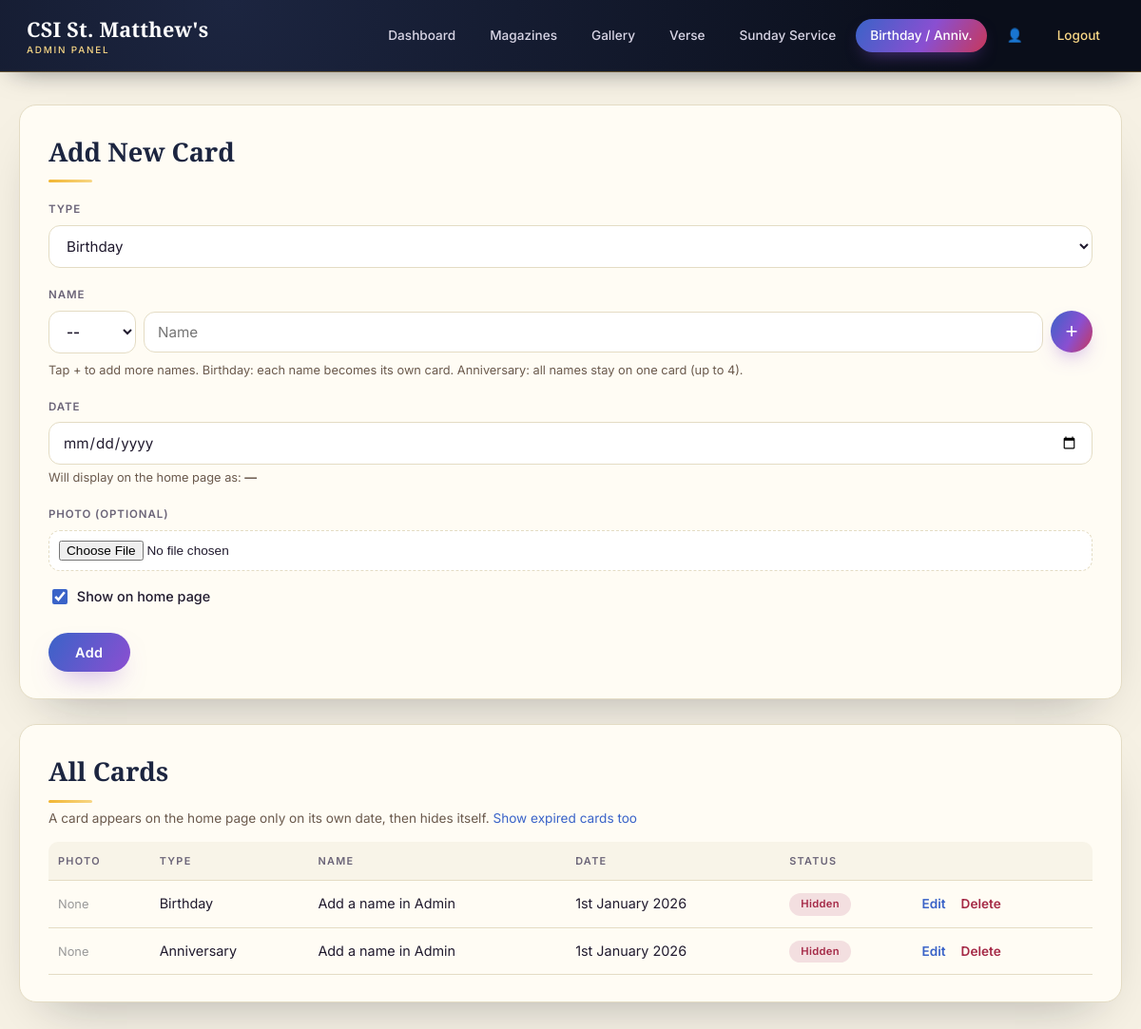
Page /admin/celebrations.php (signed in) on the committed database.
### tables this page shows
CREATE TABLE celebrations (
  id INT AUTO_INCREMENT PRIMARY KEY,
  type ENUM('birthday','anniversary') NOT NULL,
  name VARCHAR(150) NOT NULL,
  occasion_date VARCHAR(50) NOT NULL,
  photo VARCHAR(255) DEFAULT NULL,
  is_active TINYINT(1) NOT NULL DEFAULT 1,
  sort_order INT DEFAULT 0
);

### includes/config.php (called while the page is built, shortened)
<?php
function db(): mysqli {
    static $conn = null;
    if ($conn === null) {
        $conn = new mysqli(DB_HOST, DB_USER, DB_PASS, DB_NAME);
        $conn->set_charset('utf8mb4');
    }
    return $conn;
}
function h(?string $value): string {
    return htmlspecialchars($value ?? '', ENT_QUOTES, 'UTF-8');
}
function format_ordinal_date(string $ymd): string {
    $ts = strtotime($ymd);
    $day = (int)date('j', $ts);
    if ($day % 10 === 1 && $day !== 11) {
        $suffix = 'st';
    } elseif ($day % 10 === 2 && $day !== 12) {
        $suffix = 'nd';
    } elseif ($day % 10 === 3 && $day !== 13) {
        $suffix = 'rd';
    } else {
        $suffix = 'th';
    }
    return $day . $suffix . date(' F Y', $ts);
}
function today_ist(): string {
    return (new DateTime('now', new DateTimeZone('Asia/Kolkata')))->format('Y-m-d');
}

### admin/celebrations.php (the view, shortened to what this page needs)
<?php
require __DIR__ . '/_layout_top.php';
$editRow = null;
$rows = [['title' => '', 'name' => '']];
$showAll = ($_GET["show"] ?? "") === "all";
$todayIst = today_ist();
$all = db()->query("SELECT * FROM celebrations" . ($showAll ? "" : " WHERE occasion_date NOT REGEXP '^[0-9]{4}-[0-9]{2}-[0-9]{2}$' OR occasion_date >= '" . $todayIst . "'") . " ORDER BY occasion_date, type, id");
$base = '../';
?>
<div class="admin-card">
  <h2><?= $editRow ? 'Edit Card' : 'Add New Card' ?></h2>
  <form method="post" enctype="multipart/form-data">
    <label>Type</label>
    <select name="type" id="typeSel">
      <option value="birthday" <?= (!$editRow || $editRow['type'] === 'birthday') ? 'selected' : '' ?>>Birthday</option>
    </select>
    <label>Name</label>
    <div id="people">
<?php foreach ($rows as $i => $p): ?>
      <div class="person-row">
        <select name="title[]" class="title-sel">
          <option value="">--</option>
        </select>
        <input type="text" name="pname[]" value="<?= h($p['name']) ?>" placeholder="Name" <?= $i === 0 ? 'required' : '' ?>>
        <button type="button" class="add-person" title="Add another name to this card">+</button>
      </div>
<?php endforeach; ?>
    </div>
    <p style="font-size:0.8rem; color:#6b5a4d; margin-top:6px;">Tap + to add more names. Birthday: each name becomes its own card. Anniversary: all names stay on one card (up to 4).</p>
    <label>Date</label>
    <input type="date" name="occasion_date" value="<?= h($editRow['occasion_date'] ?? '') ?>" required>
    <p style="font-size:0.8rem; color:#6b5a4d; margin-top:4px;">Will display on the home page as: <strong><?= h(!empty($editRow['occasion_date']) ? format_ordinal_date($editRow['occasion_date']) : '—') ?></strong></p>
    <label>Photo (optional)</label>
    <input type="file" name="photo" accept="image/png, image/jpeg, image/webp">
    <label style="margin-top:16px;"><input type="checkbox" name="is_active" <?= (!$editRow || $editRow['is_active']) ? 'checked' : '' ?>> Show on home page</label>
    <button type="submit" class="btn" style="margin-top:20px;"><?= $editRow ? 'Update' : 'Add' ?></button>
  </form>
</div>
<div class="admin-card">
  <h2>All Cards</h2>
  <p class="hint" style="font-size:0.85rem; color:#6b5a4d; margin:6px 0 0;">A card appears on the home page only on its own date, then hides itself. <?= $showAll ? '<a href="celebrations">Hide expired cards</a>' : '<a href="celebrations?show=all">Show expired cards too</a>' ?></p>
  <div class="table-scroll">
  <table>
    <tr><th>Photo</th><th>Type</th><th>Name</th><th>Date</th><th>Status</th><th></th></tr>
    <?php while ($row = $all->fetch_assoc()): ?>
    <tr>
      <td>
        <?php if (!empty($row['photo'])): ?>
          <img src="<?= $base ?>assets/img/celebrations/<?= h($row['photo']) ?>" alt="" style="width:40px; height:40px; object-fit:cover; border-radius:50%;">
        <?php else: ?>
          <span style="color:#999; font-size:0.8rem;">None</span>
        <?php endif; ?>
      </td>
      <td><?= $row['type'] === 'anniversary' ? 'Anniversary' : 'Birthday' ?></td>
      <td><?= h($row['name']) ?></td>
      <td><?= h(format_ordinal_date($row['occasion_date'])) ?></td>
      <?php $st = celebration_status($row['occasion_date']); ?>
      <td><span class="badge <?= ($row['is_active'] && $st === 'today') ? 'badge-on' : 'badge-off' ?>" <?= ($row['is_active'] && $st === 'upcoming') ? 'style="background:#e4e8f6; color:#2e50a0;"' : '' ?>><?= !$row['is_active'] ? 'Hidden' : ($st === 'expired' ? 'Expired — auto-hidden' : ($st === 'upcoming' ? 'Scheduled' : 'Showing today')) ?></span></td>
      <td class="row-actions">
        <a href="?edit=<?= (int)$row['id'] ?>">Edit</a>
        <form method="post" style="display:inline" onsubmit="return confirm('Delete this card?');">
          <a href="#" onclick="this.closest('form').submit(); return false;" style="color:#a52a47;">Delete</a>
        </form>
      </td>
    </tr>
    <?php endwhile; ?>
  </table>
  </div>
</div>
<?php require __DIR__ . '/_layout_bottom.php'; ?>

### admin/_layout_top.php (style rules this page uses)
:root { --ink:#0a0e1a; --ink-2:#131a2e; --ink-3:#1c2540; --paper:#f6f1e4; --paper-card:#fffcf4; --sapphire:#3a63c8; --amethyst:#8a4fd1; --amber:#f2b632; --amber-soft:#f7d685; --ruby:#c8385a; --text:#201a2e; --muted:#6b6478; --border:#e4dcc4; --grad: linear-gradient(120deg, var(--sapphire), var(--amethyst) 55%, var(--ruby) 100%); }
* { box-sizing: border-box; }
body { margin:0; font-family:'Inter',-apple-system,'Segoe UI',sans-serif; background:var(--paper); color:var(--text); line-height:1.55; }
a { color:var(--sapphire); text-decoration:none; }
.admin-card { background:var(--paper-card); border:1px solid var(--border); border-radius:18px; padding:28px 30px; margin-bottom:26px; box-shadow:0 25px 55px -30px rgba(10,14,26,0.35); }
.admin-card h2 { font-family:'Cormorant Garamond',Georgia,serif; font-weight:700; font-size:1.7rem; color:var(--ink-3); margin:0 0 6px; }
.admin-card h2::after { content:''; display:block; width:46px; height:3px; border-radius:2px; margin-top:8px; background:linear-gradient(90deg,var(--amber),var(--amber-soft)); }
.admin-card > h2 + * { margin-top:18px; }
label { display:block; font-size:0.72rem; font-weight:600; letter-spacing:0.08em; text-transform:uppercase; margin:20px 0 7px; color:var(--muted); }
input[type=text], input[type=password], input[type=date], input[type=number], textarea, select { width:100%; padding:11px 14px; border:1px solid var(--border); border-radius:12px; font-size:0.95rem; font-family:inherit; background:#fff; color:var(--text); transition:border-color .2s, box-shadow .2s; }
input[type=file] { width:100%; font-size:0.85rem; padding:10px; border:1px dashed var(--border); border-radius:12px; background:#fff; }
input[type=checkbox] { accent-color:var(--sapphire); width:16px; height:16px; vertical-align:-3px; margin-right:6px; }
label:has(> input[type=checkbox]) { text-transform:none; letter-spacing:0; font-size:0.9rem; font-weight:500; color:var(--text); }
.btn { display:inline-flex; align-items:center; justify-content:center; gap:8px; background:var(--grad); background-size:200% auto; color:#fff; border:none; padding:12px 28px; border-radius:30px; font-family:inherit; font-size:0.9rem; font-weight:600; letter-spacing:0.03em; cursor:pointer; text-decoration:none; text-align:center; box-shadow:0 14px 28px -12px rgba(138,79,209,0.55); transition:background-position .5s, transform .25s, box-shadow .25s; }
.table-scroll { overflow-x:auto; -webkit-overflow-scrolling:touch; margin-top:14px; }
table { width:100%; border-collapse:separate; border-spacing:0; min-width:560px; }
th, td { text-align:left; padding:12px 10px; border-bottom:1px solid var(--border); font-size:0.9rem; white-space:nowrap; vertical-align:middle; }
th { color:var(--muted); font-size:0.68rem; font-weight:600; text-transform:uppercase; letter-spacing:0.12em; background:rgba(228,220,196,0.25); }
th:first-child { border-top-left-radius:10px; }
th:last-child { border-top-right-radius:10px; }
.badge { display:inline-block; padding:3px 12px; border-radius:20px; font-size:0.7rem; font-weight:600; letter-spacing:0.03em; }
.badge-off { background:#f3dfe0; color:#a52a47; }
.row-actions a { margin-right:12px; font-size:0.85rem; font-weight:600; }

### admin/celebrations.php (style rules this page uses)
.person-row { display:flex; gap:8px; align-items:center; margin-bottom:8px; }
.person-row .title-sel { width:92px; flex:none; font-weight:600; }
.person-row input[type=text] { flex:1; min-width:0; }
.rm-person, .add-person { width:44px; height:44px; border-radius:50%; font-size:1.4rem; line-height:1; cursor:pointer; padding:0; flex:none; transition:transform .2s, box-shadow .2s, background .2s; }
.add-person { border:none; background:var(--grad); color:#fff; box-shadow:0 10px 22px -10px rgba(138,79,209,0.7); }

### rows in the picture
celebrations: shows "None", type "Birthday", name "Add a name in Admin", occasion_date "1st January 2026", is_active "Hidden"
celebrations: shows "None", type "Anniversary", name "Add a name in Admin", occasion_date "1st January 2026", is_active "Hidden"

### other values in the picture
$label "Dashboard Magazines Gallery Verse Sunday Service Birthday / Anniv."
